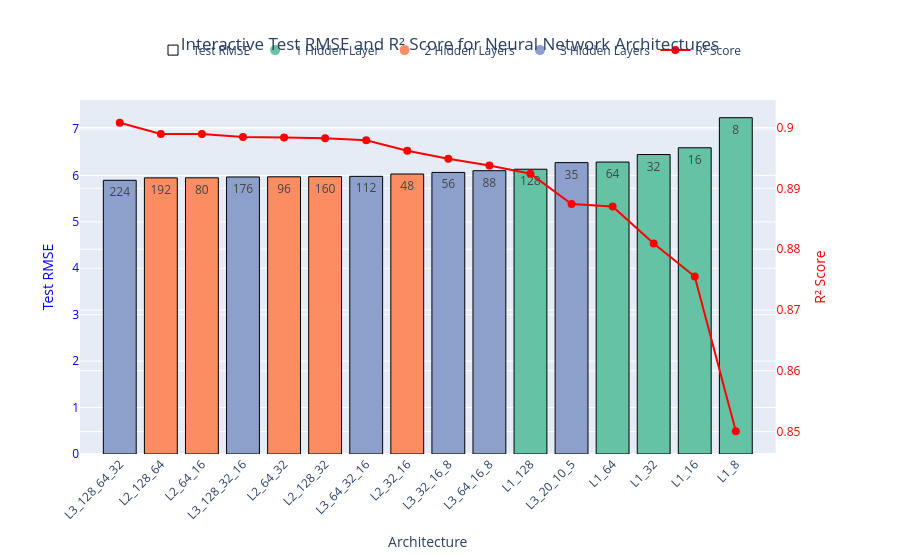

Notebook code for this chart:
### Code cell
# Sort by Test RMSE
model_results_df_sorted = model_results_df.sort_values(by='Test RMSE', ascending=True)

# Prepare customdata
custom_cols = ['R2 Score', 'Number of Layers', 'Hidden Layers']
customdata = model_results_df_sorted[custom_cols].values

# Auto color mapping for any number of layers
layers = sorted(model_results_df_sorted['Number of Layers'].unique())
palette = qualitative.Set2
color_map = {n: palette[i % len(palette)] for i, n in enumerate(layers)}
colors = model_results_df_sorted['Number of Layers'].map(color_map)

# Figure with secondary y-axis
fig = make_subplots(specs=[[{"secondary_y": True}]])

# Test RMSE bars (colored by layer count) + black borders, no legend entry
fig.add_trace(
    go.Bar(
        x=model_results_df_sorted['Architecture'],
        y=model_results_df_sorted['Test RMSE'],
        name='Test RMSE',
        marker=dict(color=colors, line=dict(color='black', width=1)),
        text=model_results_df_sorted['Total Nodes'],
        hoverinfo='none',
        hovertemplate=(
            '<b>Architecture:</b> %{x}<br>'
            '<b>Test RMSE:</b> %{y:.2f}<br>'
            '<b>R² Score:</b> %{customdata[0]:.4f}<br>'
            '<b>Total Nodes:</b> %{text}<br>'
            '<b>Number of Layers:</b> %{customdata[1]}<br>'
            '<b>Hidden Layers:</b> %{customdata[2]}<br>'
            '<extra></extra>'
        ),
        customdata=customdata,
        showlegend=False,
    ),
    secondary_y=False,
)

# Legend entry for Test RMSE (black box)
fig.add_trace(
    go.Scatter(
        x=[None],
        y=[None],
        mode='markers',
        marker=dict(size=10, color='black', symbol='square-open', line=dict(color='black', width=1)),
        name='Test RMSE',
        showlegend=True,
    )
)

# Auto legend entries for each layer count
for n in layers:
    fig.add_trace(
        go.Scatter(
            x=[None],
            y=[None],
            mode='markers',
            marker=dict(size=10, color=color_map[n]),
            name=f'{n} Hidden Layer{"s" if n != 1 else ""}',
            showlegend=True,
        )
    )

# R² line on secondary axis (non-interactive)
fig.add_trace(
    go.Scatter(
        x=model_results_df_sorted['Architecture'],
        y=model_results_df_sorted['R2 Score'],
        name='R² Score',
        mode='lines+markers',
        line=dict(color='red', width=2),
        marker=dict(size=8),
        hoverinfo='skip',
    ),
    secondary_y=True,
)

# Axes + layout
fig.update_xaxes(
    title_text='Architecture',
    tickmode='array',
    tickvals=model_results_df_sorted['Architecture'],
    ticktext=model_results_df_sorted['Architecture'],
    tickangle=-45,
)
fig.update_yaxes(title_text='Test RMSE', secondary_y=False, color='blue')
fig.update_yaxes(title_text='R² Score', secondary_y=True, color='red')
fig.update_layout(
    title=dict(
        text='Interactive Test RMSE and R² Score for Neural Network Architectures',
        x=0.5,
        xanchor='center',
    ),
    barmode='group',
    legend=dict(
        orientation='h',
        yanchor='bottom',
        y=1.1,
        xanchor='center',
        x=0.5,
        bgcolor='rgba(255,255,255,0.8)',
    ),
    hovermode='x unified',
)

fig.show()

### Figure 1 — Plotly figure (JSON) as saved in the notebook; plotly's stock layout.template omitted (floating-point values rounded to 4 significant figures)
{"data": [{"customdata": [[0.9008, 3, "[128, 64, 32]"], [0.8989, 2, "[128, 64]"], [0.8989, 2, "[64, 16]"], [0.8984, 3, "[128, 32, 16]"], [0.8984, 2, "[64, 32]"], [0.8982, 2, "[128, 32]"], [0.8979, 3, "[64, 32, 16]"], [0.8962, 2, "[32, 16]"], [0.8949, 3, "[32, 16, 8]"], [0.8937, 3, "[64, 16, 8]"], [0.8924, 1, "[128]"], [0.8874, 3, "[20, 10, 5]"], [0.887, 1, "[64]"], [0.8809, 1, "[32]"], [0.8755, 1, "[16]"], [0.8501, 1, "[8]"]], "hoverinfo": "none", "hovertemplate": "<b>Architecture:</b> %{x}<br><b>Test RMSE:</b> %{y:.2f}<br><b>R² Score:</b> %{customdata[0]:.4f}<br><b>Total Nodes:</b> %{text}<br><b>Number of Layers:</b> %{customdata[1]}<br><b>Hidden Layers:</b> %{customdata[2]}<br><extra></extra>", "marker": {"color": ["rgb(141,160,203)", "rgb(252,141,98)", "rgb(252,141,98)", "rgb(141,160,203)", "rgb(252,141,98)", "rgb(252,141,98)", "rgb(141,160,203)", "rgb(252,141,98)", "rgb(141,160,203)", "rgb(141,160,203)", "rgb(102,194,165)", "rgb(141,160,203)", "rgb(102,194,165)", "rgb(102,194,165)", "rgb(102,194,165)", "rgb(102,194,165)"], "line": {"color": "black", "width": 1}}, "name": "Test RMSE", "showlegend": false, "text": [224, 192, 80, 176, 96, 160, 112, 48, 56, 88, 128, 35, 64, 32, 16, 8], "type": "bar", "x": ["L3_128_64_32", "L2_128_64", "L2_64_16", "L3_128_32_16", "L2_64_32", "L2_128_32", "L3_64_32_16", "L2_32_16", "L3_32_16_8", "L3_64_16_8", "L1_128", "L3_20_10_5", "L1_64", "L1_32", "L1_16", "L1_8"], "xaxis": "x", "y": [5.895, 5.948, 5.949, 5.966, 5.97, 5.973, 5.98, 6.031, 6.065, 6.102, 6.134, 6.276, 6.288, 6.45, 6.595, 7.243], "yaxis": "y"}, {"marker": {"color": "black", "line": {"color": "black", "width": 1}, "size": 10, "symbol": "square-open"}, "mode": "markers", "name": "Test RMSE", "showlegend": true, "type": "scatter", "x": [null], "y": [null]}, {"marker": {"color": "rgb(102,194,165)", "size": 10}, "mode": "markers", "name": "1 Hidden Layer", "showlegend": true, "type": "scatter", "x": [null], "y": [null]}, {"marker": {"color": "rgb(252,141,98)", "size": 10}, "mode": "markers", "name": "2 Hidden Layers", "showlegend": true, "type": "scatter", "x": [null], "y": [null]}, {"marker": {"color": "rgb(141,160,203)", "size": 10}, "mode": "markers", "name": "3 Hidden Layers", "showlegend": true, "type": "scatter", "x": [null], "y": [null]}, {"hoverinfo": "skip", "line": {"color": "red", "width": 2}, "marker": {"size": 8}, "mode": "lines+markers", "name": "R² Score", "type": "scatter", "x": ["L3_128_64_32", "L2_128_64", "L2_64_16", "L3_128_32_16", "L2_64_32", "L2_128_32", "L3_64_32_16", "L2_32_16", "L3_32_16_8", "L3_64_16_8", "L1_128", "L3_20_10_5", "L1_64", "L1_32", "L1_16", "L1_8"], "xaxis": "x", "y": [0.9008, 0.8989, 0.8989, 0.8984, 0.8984, 0.8982, 0.8979, 0.8962, 0.8949, 0.8937, 0.8924, 0.8874, 0.887, 0.8809, 0.8755, 0.8501], "yaxis": "y2"}], "layout": {"barmode": "group", "hovermode": "x unified", "legend": {"bgcolor": "rgba(255,255,255,0.8)", "orientation": "h", "x": 0.5, "xanchor": "center", "y": 1.1, "yanchor": "bottom"}, "title": {"text": "Interactive Test RMSE and R² Score for Neural Network Architectures", "x": 0.5, "xanchor": "center"}, "xaxis": {"anchor": "y", "domain": [0, 0.94], "tickangle": -45, "tickmode": "array", "ticktext": ["L3_128_64_32", "L2_128_64", "L2_64_16", "L3_128_32_16", "L2_64_32", "L2_128_32", "L3_64_32_16", "L2_32_16", "L3_32_16_8", "L3_64_16_8", "L1_128", "L3_20_10_5", "L1_64", "L1_32", "L1_16", "L1_8"], "tickvals": ["L3_128_64_32", "L2_128_64", "L2_64_16", "L3_128_32_16", "L2_64_32", "L2_128_32", "L3_64_32_16", "L2_32_16", "L3_32_16_8", "L3_64_16_8", "L1_128", "L3_20_10_5", "L1_64", "L1_32", "L1_16", "L1_8"], "title": {"text": "Architecture"}}, "yaxis": {"anchor": "x", "color": "blue", "domain": [0, 1], "title": {"text": "Test RMSE"}}, "yaxis2": {"anchor": "x", "color": "red", "overlaying": "y", "side": "right", "title": {"text": "R² Score"}}}}
